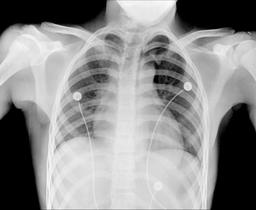
#> input picture Week_6/Seminar/chest-xray.tif, 256 x 210 px, shrunk from 600 x 493 before the run
$ jupyter execute 'Банк фильтров Габора.ipynb'
#> lines starting #> are read from the running program, lines starting #| are printed output that depends on the picture
[cell 1]
import numpy as np

import matplotlib.pyplot as plt

from PIL import Image

from scipy import signal


###### функция формирования банка фильтров Габора ######
def GB(N):
    kmax = np.pi / 2
    sigma = 2 * np.pi
    f = np.sqrt(2)
    x0 = N / 2
    y0 = N / 2

    F = []

    for mu in range(8):
        for nu in range(5):

            temp_array = np.zeros((N, N), dtype=complex)
            for x in range(N):
                for y in range(N):

                    k = kmax / (f ** nu)
                    omega = mu * (np.pi / 8)
                    G = np.exp(-k ** 2 * ((x - x0) ** 2 + (y - y0) ** 2) / (2 * sigma ** 2))
                    S = np.exp(1j * k * ((x - x0) * np.cos(omega) + (y - y0) * np.sin(omega)))
                    A = k ** 2 / sigma ** 2
                    P = np.exp(-sigma ** 2 / 2)
                    temp_array[x, y] = A*G*(S - P)

            F.append(temp_array)

    return F


############## тестовый пример ###############

img = Image.open('chest-xray.tif').convert('L')
#> img is the input picture: PIL image 256x210 L; min 0, max 255, mean 141.9
arr = np.array(img)

# формирование банка фильтров Габора
F = GB(20)

# визуализация фильтров Габора
fig1, axs_1 = plt.subplots(5, 8)
for i in range(5):
    for j in range(8):
        axs_1[i,j].imshow(np.real(F[j*5+i]), cmap='gray')


# применение фильтров к исходному изображению
fig2, axs_2 = plt.subplots(5, 8)
for i in range(5):
    for j in range(8):
        rez_conv = signal.convolve2d(arr, F[j*5+i])
        axs_2[i,j].imshow(np.real(rez_conv), cmap='gray')


# визуализация Фурье-образов фильтров Габора
fig3, axs_3 = plt.subplots(5, 8)
for i in range(5):
    for j in range(8):
        axs_3[i,j].imshow(np.abs(np.fft.fftshift(np.fft.fft2(F[j*5+i]))), cmap='gray')


plt.show()
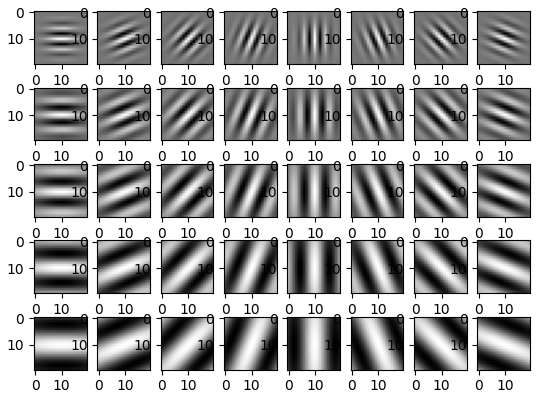
#> figure drawn by matplotlib, 40 panels
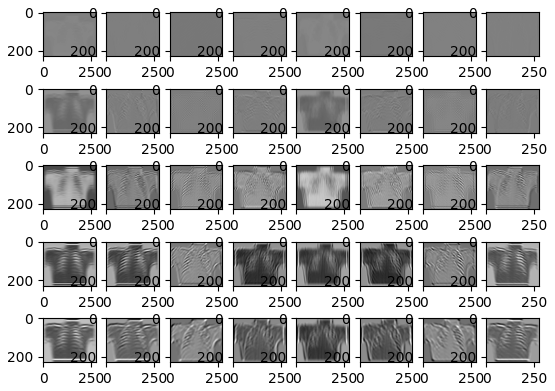
#> figure drawn by matplotlib, 40 panels
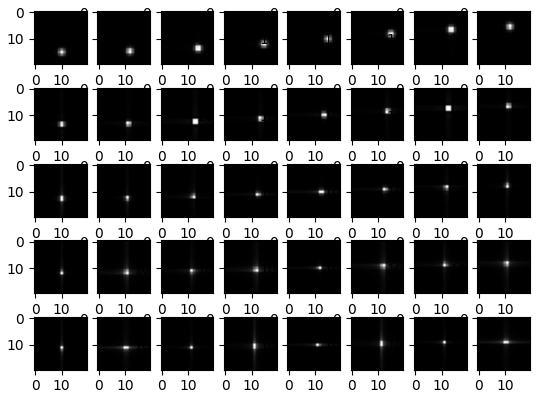
#> figure drawn by matplotlib, 40 panels
